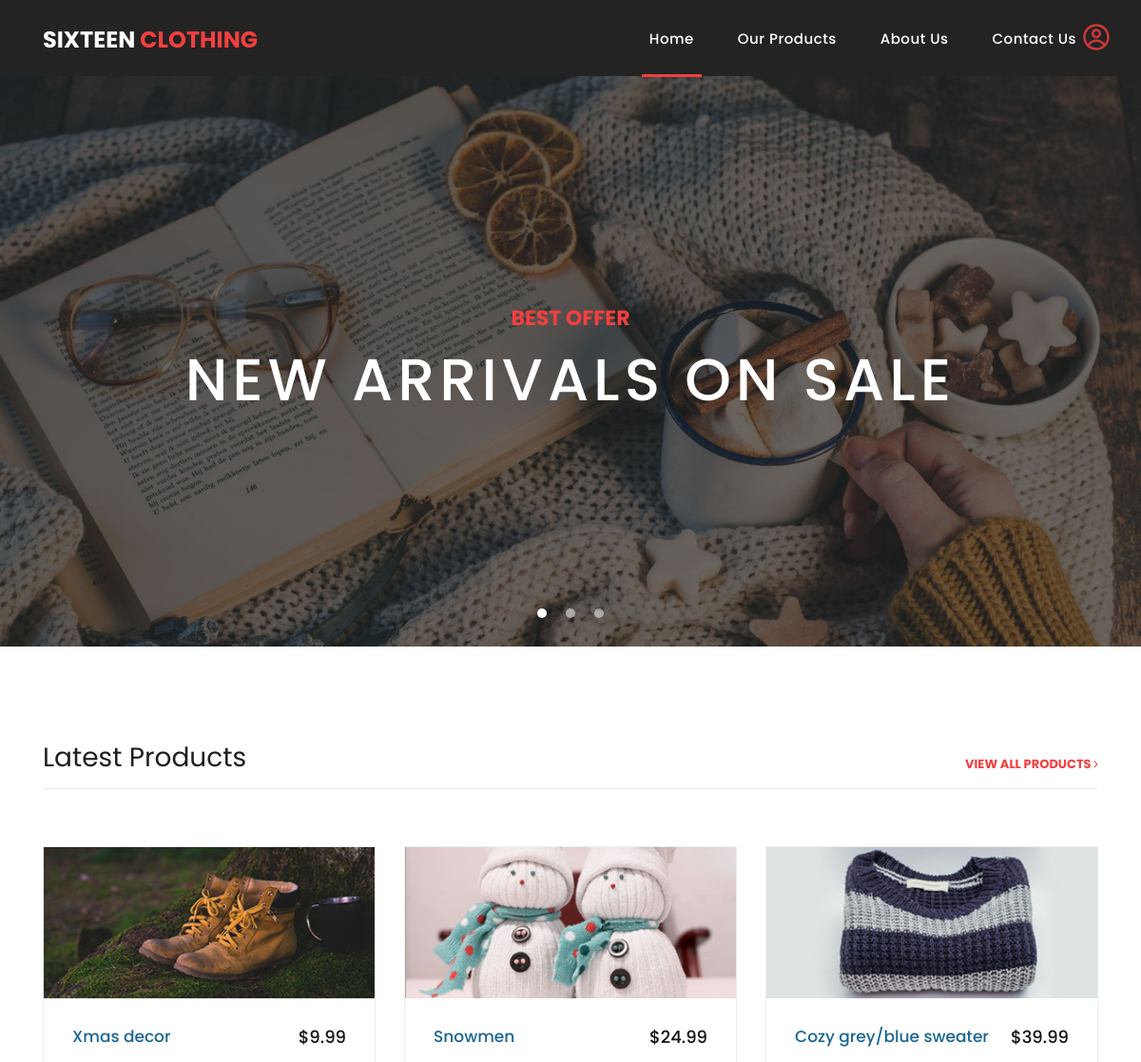
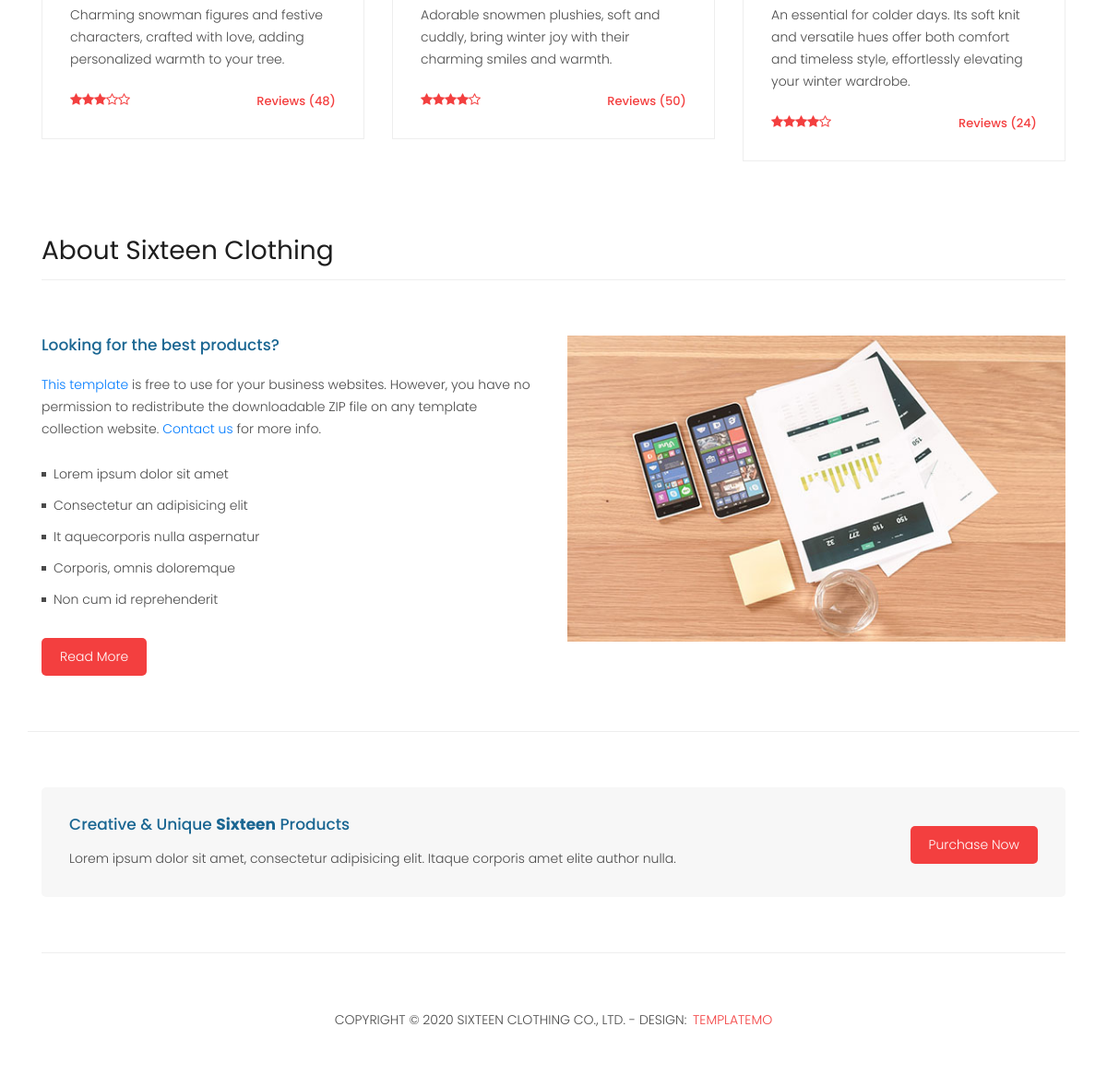
The page / on the database its author committed (2 pictures, top to bottom).
### tables this page shows
CREATE TABLE `products` (
                            `id` int(11) NOT NULL,
                            `name` varchar(30) NOT NULL,
                            `price` decimal(10,2) NOT NULL,
                            `properties` text NOT NULL,
                            `stars` int(5) NOT NULL,
                            `img_src` varchar(126) NOT NULL,
                            `featured` tinyint(4) DEFAULT NULL,
                            `flash_deal` tinyint(4) DEFAULT NULL,
                            `last_minute` tinyint(4) DEFAULT NULL,
                            `date` timestamp NULL DEFAULT current_timestamp()
);

### lib/db.php (called while the page is built, shortened)
<?php
class db
{
    private $host = "localhost";
    private $username = "root";
    private $password = "";
    private $dbName = "sixteen";
    private \PDO $connection;
    public function __construct(
        string $host = "",
        int $port = 3306,
        string $username = "",
        string $password = "",
        string $dbName = ""
    )
    {
        try {
            $this->connection = new \PDO (
                "mysql:host=$this->host;dbname=$this->dbName;charset=utf8mb4",
                $this->username,
                $this->password
            );
        }
        catch (\PDOException $e) {
            echo "Connection failed: " . $e->getMessage();
        }
    }
    public function getNav(): array
    {
        $sql = "SELECT name, url FROM nav";
        $query = $this->connection->query($sql);
        $data = $query->fetchAll(\PDO::FETCH_ASSOC);
        $navItems = [];
        foreach ($data as $navItem) {
            $navItems[$navItem['name']] = $navItem ["url"];
        }
        return $navItems;
    }
    public  function getLatestItems(): array
    {
        $sql = "SELECT * FROM products ORDER BY date DESC LIMIT 3";
        $query = $this->connection->query($sql);
        $data = $query->fetchAll(\PDO::FETCH_ASSOC);
        $latestItems = [];
        foreach ($data as $item) {
            $latestItems[] = [
                'id' => $item['id'],
                'name' => $item['name'],
                'price' => $item['price'],
                'properties' => $item['properties'],
                'stars' => $item['stars'],
                'img_src' => $item['img_src'],
                'featured' => $item['featured'],
                'flash_deal' => $item['flash_deal'],
                'last_minute' => $item['last_minute'],
                'date' => $item['date']
            ];
        }
        return $latestItems;
    }
}

### parts/latest_products.php (the view, shortened to what this page needs)
<?php
$db = new MyDb();
$latestItems = $db->getLatestItems();
?>
<div class="latest-products">
    <div class="container">
        <div class="row">
            <div class="col-md-12">
                <div class="section-heading">
                    <h2>Latest Products</h2>
                    <a href="products.php">View All Products <i class="fa fa-angle-right"></i></a>
                </div>
            </div>
            <?php foreach ($latestItems as $item): ?>
                <div class="col-md-4">
                    <div class="product-item">
                        <a href="#"><img src="<?= $item['img_src'] ?>" alt=""></a>
                        <div class="down-content">
                            <a href="#"><h4><?= $item['name'] ?></h4></a>
                            <h6>$<?= $item['price'] ?></h6>
                            <p><?= $item['properties'] ?></p>
                            <ul class="stars">
                                <?php
                                $stars = (int)$item['stars'];
                                for ($i = 1; $i <= 5; $i++) {
                                    $starClass = ($i <= $stars) ? '' : '-o';
                                    echo '<li><i class="fa fa-star' . $starClass . '"></i></li>';
                                }
                                ?>
                            </ul>
                            <span>Reviews (<?= rand(10, 50) ?>)</span>
                        </div>
                    </div>
                </div>
            <?php endforeach; ?>
        </div>
    </div>
</div>

### index.php (shortened to what this page needs)
<!DOCTYPE html>
<html lang="en">
  <head>
    <link href="vendor/bootstrap/css/bootstrap.min.css" rel="stylesheet">
    <link rel="stylesheet" href="assets/css/fontawesome.css">
    <link rel="stylesheet" href="assets/css/templatemo-sixteen.css">
    <link rel="stylesheet" href="assets/css/owl.css">
  </head>
  <body>
    <?php
    if(!isset($siteData)) {
        $siteData = new stdClass();
    }
    $siteData->activePage = 'Home';
    include_once "parts/header.php";
    ?>
    <div class="banner header-text">
      <div class="owl-banner owl-carousel">
        <div class="banner-item-01">
          <div class="text-content">
            <h4>Best Offer</h4>
            <h2>New Arrivals On Sale</h2>
          </div>
        </div>
      </div>
    </div>
    <?php
    include_once "parts/latest_products.php";
    ?>
    <div class="best-features">
      <div class="container">
        <div class="row">
          <div class="col-md-12">
            <div class="section-heading">
              <h2>About Sixteen Clothing</h2>
            </div>
          </div>
          <div class="col-md-6">
            <div class="left-content">
              <h4>Looking for the best products?</h4>
              <p><a rel="nofollow" href="https://templatemo.com/tm-546-sixteen-clothing" target="_parent">This template</a> is free to use for your business websites. However, you have no permission to redistribute the downloadable ZIP file on any template collection website. <a rel="nofollow" href="https://templatemo.com/contact">Contact us</a> for more info.</p>
              <ul class="featured-list">
                <li><a href="#">Lorem ipsum dolor sit amet</a></li>
                <li><a href="#">Consectetur an adipisicing elit</a></li>
                <li><a href="#">It aquecorporis nulla aspernatur</a></li>
                <li><a href="#">Corporis, omnis doloremque</a></li>
                <li><a href="#">Non cum id reprehenderit</a></li>
              </ul>
              <a href="about.php" class="filled-button">Read More</a>
            </div>
          </div>
          <div class="col-md-6">
            <div class="right-image">
              <img src="assets/images/feature-image.jpg" alt="">
            </div>
          </div>
        </div>
      </div>
    </div>
    <div class="call-to-action">
      <div class="container">
        <div class="row">
          <div class="col-md-12">
            <div class="inner-content">
              <div class="row">
                <div class="col-md-8">
                  <h4>Creative &amp; Unique <em>Sixteen</em> Products</h4>
                  <p>Lorem ipsum dolor sit amet, consectetur adipisicing elit. Itaque corporis amet elite author nulla.</p>
                </div>
                <div class="col-md-4">
                  <a href="#" class="filled-button">Purchase Now</a>
                </div>
              </div>
            </div>
          </div>
        </div>
      </div>
    </div>
    <?php
        include_once "parts/footer.php";
    ?>
  </body>
</html>

### parts/header.php (shortened to what this page needs)
<?php
include "lib/db.php";
$db = new db();
$siteData->activePage = isset($siteData->activePage) ? $siteData->activePage : 'Home';
?>
<link rel="stylesheet" href="assets/css/login.css">
<header class="">
      <nav class="navbar navbar-expand-lg">
        <div class="container">
          <a class="navbar-brand" href="index.php"><h2>Sixteen <em>Clothing</em></h2></a>
          <div class="collapse navbar-collapse" id="navbarResponsive">
              <ul class="navbar-nav ml-auto">
                  <?php
                    $navItems = $db->getNav();
                    foreach ($navItems as $name => $url)
                    {
                        echo '<li class="nav-item ' . (($siteData->activePage == "".$name."") ? 'active' : '') . '">
                                <a class="nav-link" href="' . $url . '">' . $name . '</a>
                              </li>';
                    }
                  ?>
              </ul>
          </div>
        </div>
      </nav>
      <div class="profile-icon-container">
        <img src="assets\images\user.svg" alt="Profile Icon" id="profile-icon">
      </div>
</header>

### parts/footer.php (shortened to what this page needs)
<footer>
    <div class="container">
        <div class="row">
            <div class="col-md-12">
                <div class="inner-content">
                    <p>Copyright &copy; 2020 Sixteen Clothing Co., Ltd.
                        - Design: <a rel="nofollow noopener" href="https://templatemo.com" target="_blank">TemplateMo</a></p>
                </div>
            </div>
        </div>
    </div>
</footer>

### assets/css/login.css (style rules this page uses)
.profile-icon-container { position: absolute; top: 1.5rem; right: 2rem; cursor: pointer; }
.profile-icon-container #profile-icon { width: 30px; height: 30px; border-radius: 50%; }

### rows shown on the page
products: img_src (picture), name "Xmas decor", price "9.99", properties "Charming snowman figures and festive characters, crafted with love, adding personalized warmth to your tree.", stars 3 (drawn)
products: shows a picture, name "Snowmen", price "24.99", properties "Adorable snowmen plushies, soft and cuddly, bring winter joy with their charming smiles and warmth.", stars 4 (drawn)
products: img_src (picture), name "Cozy grey/blue sweater", price "39.99", properties "An essential for colder days. Its soft knit and versatile hues offer both comfort and timeless style, effortlessly elevating your winter wardrobe.", stars 4 (drawn)

### other values the page prints
$name "Home"
$name "Our Products"
$name "About Us"
$name "Contact Us"
